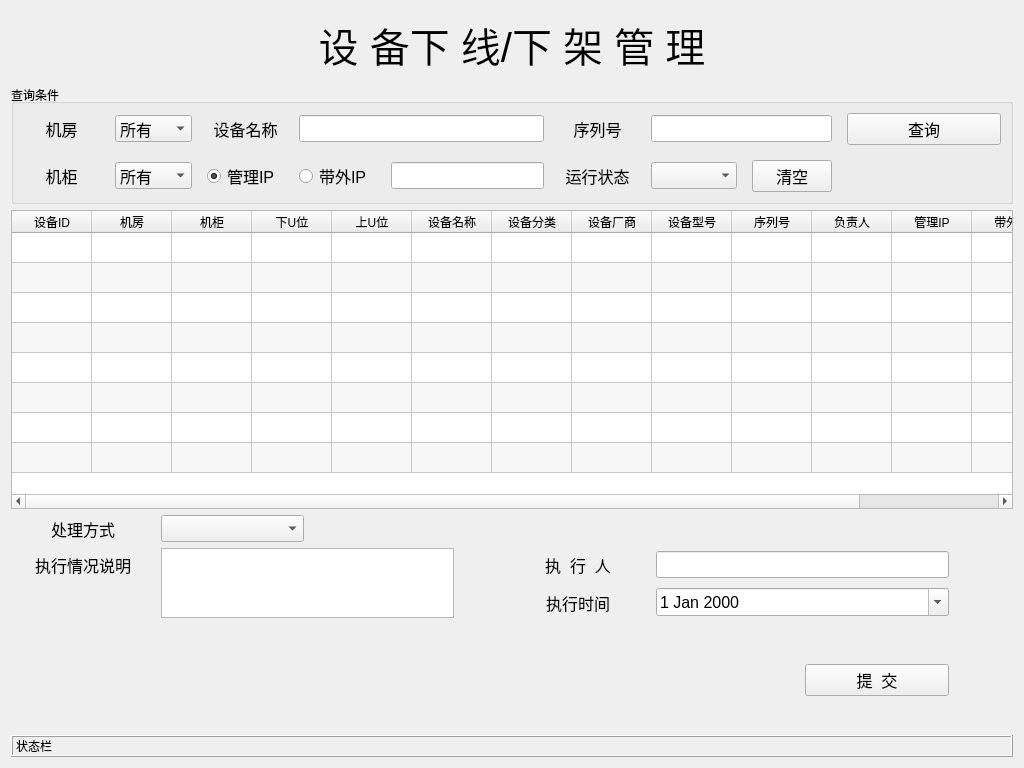
<?xml version="1.0" encoding="UTF-8"?>
<ui version="4.0">
 <class>down_shelf</class>
 <widget class="QWidget" name="down_shelf">
  <property name="windowModality">
   <enum>Qt::WindowModal</enum>
  </property>
  <property name="geometry">
   <rect>
    <x>0</x>
    <y>0</y>
    <width>1024</width>
    <height>768</height>
   </rect>
  </property>
  <property name="windowTitle">
   <string>设备下线下架管理</string>
  </property>
  <layout class="QHBoxLayout" name="horizontalLayout">
   <item>
    <layout class="QGridLayout" name="gridLayout_2" rowstretch="2,2,9,0,1,0,0,0,0,1,0" columnstretch="1,1,1,0,1,1,1,0">
     <item row="6" column="7">
      <spacer name="horizontalSpacer_5">
       <property name="orientation">
        <enum>Qt::Horizontal</enum>
       </property>
       <property name="sizeHint" stdset="0">
        <size>
         <width>40</width>
         <height>20</height>
        </size>
       </property>
      </spacer>
     </item>
     <item row="0" column="0" colspan="8">
      <widget class="QLabel" name="lb_title">
       <property name="font">
        <font>
         <pointsize>30</pointsize>
         <underline>false</underline>
        </font>
       </property>
       <property name="styleSheet">
        <string notr="true"/>
       </property>
       <property name="text">
        <string>设 备下 线/下 架 管 理</string>
       </property>
       <property name="alignment">
        <set>Qt::AlignCenter</set>
       </property>
      </widget>
     </item>
     <item row="10" column="0" colspan="8">
      <widget class="QLabel" name="lb_status">
       <property name="frameShape">
        <enum>QFrame::Box</enum>
       </property>
       <property name="frameShadow">
        <enum>QFrame::Raised</enum>
       </property>
       <property name="text">
        <string>状态栏</string>
       </property>
      </widget>
     </item>
     <item row="5" column="4">
      <widget class="QLabel" name="lb_datetime">
       <property name="font">
        <font>
         <pointsize>12</pointsize>
        </font>
       </property>
       <property name="text">
        <string>执行时间</string>
       </property>
       <property name="alignment">
        <set>Qt::AlignCenter</set>
       </property>
      </widget>
     </item>
     <item row="1" column="0" colspan="8">
      <widget class="QGroupBox" name="groupBox">
       <property name="sizePolicy">
        <sizepolicy hsizetype="Preferred" vsizetype="Preferred">
         <horstretch>0</horstretch>
         <verstretch>0</verstretch>
        </sizepolicy>
       </property>
       <property name="styleSheet">
        <string notr="true"/>
       </property>
       <property name="title">
        <string>查询条件</string>
       </property>
       <property name="alignment">
        <set>Qt::AlignLeading|Qt::AlignLeft|Qt::AlignVCenter</set>
       </property>
       <property name="flat">
        <bool>false</bool>
       </property>
       <layout class="QHBoxLayout" name="horizontalLayout_2">
        <item>
         <layout class="QGridLayout" name="gridLayout" columnstretch="1,1,1,1,2,1,1,1,2">
          <property name="spacing">
           <number>15</number>
          </property>
          <item row="1" column="3">
           <widget class="QRadioButton" name="rd_bmc_ip">
            <property name="font">
             <font>
              <pointsize>12</pointsize>
             </font>
            </property>
            <property name="text">
             <string>带外IP</string>
            </property>
           </widget>
          </item>
          <item row="0" column="0">
           <widget class="QLabel" name="label_5">
            <property name="font">
             <font>
              <pointsize>12</pointsize>
             </font>
            </property>
            <property name="text">
             <string>机房</string>
            </property>
            <property name="alignment">
             <set>Qt::AlignCenter</set>
            </property>
           </widget>
          </item>
          <item row="0" column="1">
           <widget class="QComboBox" name="cb_room">
            <property name="font">
             <font>
              <pointsize>12</pointsize>
             </font>
            </property>
            <item>
             <property name="text">
              <string>所有</string>
             </property>
            </item>
           </widget>
          </item>
          <item row="0" column="3" colspan="2">
           <widget class="QLineEdit" name="machine_name">
            <property name="font">
             <font>
              <pointsize>12</pointsize>
             </font>
            </property>
           </widget>
          </item>
          <item row="0" column="8">
           <widget class="QPushButton" name="bt_select">
            <property name="font">
             <font>
              <pointsize>12</pointsize>
             </font>
            </property>
            <property name="text">
             <string>查询</string>
            </property>
           </widget>
          </item>
          <item row="1" column="5">
           <widget class="QLabel" name="label_7">
            <property name="font">
             <font>
              <pointsize>12</pointsize>
             </font>
            </property>
            <property name="text">
             <string>运行状态</string>
            </property>
            <property name="alignment">
             <set>Qt::AlignCenter</set>
            </property>
           </widget>
          </item>
          <item row="1" column="1">
           <widget class="QComboBox" name="cb_cabinet">
            <property name="font">
             <font>
              <pointsize>12</pointsize>
             </font>
            </property>
            <item>
             <property name="text">
              <string>所有</string>
             </property>
            </item>
           </widget>
          </item>
          <item row="1" column="2">
           <widget class="QRadioButton" name="rd_mg_ip">
            <property name="font">
             <font>
              <pointsize>12</pointsize>
             </font>
            </property>
            <property name="text">
             <string>管理IP</string>
            </property>
            <property name="checked">
             <bool>true</bool>
            </property>
           </widget>
          </item>
          <item row="1" column="4">
           <widget class="QLineEdit" name="mg_ip">
            <property name="font">
             <font>
              <pointsize>12</pointsize>
             </font>
            </property>
            <property name="text">
             <string/>
            </property>
           </widget>
          </item>
          <item row="1" column="6">
           <widget class="QComboBox" name="cb_state">
            <property name="font">
             <font>
              <pointsize>12</pointsize>
             </font>
            </property>
           </widget>
          </item>
          <item row="0" column="5">
           <widget class="QLabel" name="label_6">
            <property name="font">
             <font>
              <pointsize>12</pointsize>
             </font>
            </property>
            <property name="text">
             <string>序列号</string>
            </property>
            <property name="alignment">
             <set>Qt::AlignCenter</set>
            </property>
           </widget>
          </item>
          <item row="1" column="0">
           <widget class="QLabel" name="label_4">
            <property name="font">
             <font>
              <pointsize>12</pointsize>
             </font>
            </property>
            <property name="text">
             <string>机柜</string>
            </property>
            <property name="alignment">
             <set>Qt::AlignCenter</set>
            </property>
           </widget>
          </item>
          <item row="0" column="2">
           <widget class="QLabel" name="lb_machine_name">
            <property name="font">
             <font>
              <pointsize>12</pointsize>
             </font>
            </property>
            <property name="text">
             <string>设备名称</string>
            </property>
            <property name="alignment">
             <set>Qt::AlignCenter</set>
            </property>
           </widget>
          </item>
          <item row="1" column="7">
           <widget class="QPushButton" name="bt_clear">
            <property name="font">
             <font>
              <pointsize>12</pointsize>
             </font>
            </property>
            <property name="text">
             <string>清空</string>
            </property>
           </widget>
          </item>
          <item row="0" column="6" colspan="2">
           <widget class="QLineEdit" name="le_sn">
            <property name="font">
             <font>
              <pointsize>12</pointsize>
             </font>
            </property>
           </widget>
          </item>
         </layout>
        </item>
       </layout>
      </widget>
     </item>
     <item row="5" column="3">
      <spacer name="horizontalSpacer_4">
       <property name="orientation">
        <enum>Qt::Horizontal</enum>
       </property>
       <property name="sizeHint" stdset="0">
        <size>
         <width>40</width>
         <height>20</height>
        </size>
       </property>
      </spacer>
     </item>
     <item row="4" column="5" colspan="2">
      <widget class="QLineEdit" name="le_down_operator">
       <property name="font">
        <font>
         <pointsize>12</pointsize>
        </font>
       </property>
      </widget>
     </item>
     <item row="8" column="0" colspan="6">
      <spacer name="horizontalSpacer">
       <property name="orientation">
        <enum>Qt::Horizontal</enum>
       </property>
       <property name="sizeHint" stdset="0">
        <size>
         <width>698</width>
         <height>17</height>
        </size>
       </property>
      </spacer>
     </item>
     <item row="9" column="2">
      <spacer name="verticalSpacer_2">
       <property name="orientation">
        <enum>Qt::Vertical</enum>
       </property>
       <property name="sizeHint" stdset="0">
        <size>
         <width>20</width>
         <height>18</height>
        </size>
       </property>
      </spacer>
     </item>
     <item row="8" column="6">
      <widget class="QPushButton" name="bt_donw_shelf">
       <property name="font">
        <font>
         <pointsize>12</pointsize>
        </font>
       </property>
       <property name="text">
        <string>提  交</string>
       </property>
      </widget>
     </item>
     <item row="4" column="1" rowspan="2" colspan="2">
      <widget class="QTextEdit" name="comments">
       <property name="tabChangesFocus">
        <bool>true</bool>
       </property>
      </widget>
     </item>
     <item row="6" column="2">
      <spacer name="verticalSpacer_3">
       <property name="orientation">
        <enum>Qt::Vertical</enum>
       </property>
       <property name="sizeHint" stdset="0">
        <size>
         <width>20</width>
         <height>40</height>
        </size>
       </property>
      </spacer>
     </item>
     <item row="5" column="5" colspan="2">
      <widget class="QDateEdit" name="down_time">
       <property name="font">
        <font>
         <pointsize>12</pointsize>
        </font>
       </property>
       <property name="contextMenuPolicy">
        <enum>Qt::DefaultContextMenu</enum>
       </property>
       <property name="acceptDrops">
        <bool>false</bool>
       </property>
       <property name="wrapping">
        <bool>false</bool>
       </property>
       <property name="buttonSymbols">
        <enum>QAbstractSpinBox::UpDownArrows</enum>
       </property>
       <property name="correctionMode">
        <enum>QAbstractSpinBox::CorrectToPreviousValue</enum>
       </property>
       <property name="currentSection">
        <enum>QDateTimeEdit::YearSection</enum>
       </property>
       <property name="calendarPopup">
        <bool>true</bool>
       </property>
      </widget>
     </item>
     <item row="8" column="7">
      <spacer name="horizontalSpacer_2">
       <property name="orientation">
        <enum>Qt::Horizontal</enum>
       </property>
       <property name="sizeHint" stdset="0">
        <size>
         <width>58</width>
         <height>26</height>
        </size>
       </property>
      </spacer>
     </item>
     <item row="4" column="4">
      <widget class="QLabel" name="lb_operator">
       <property name="font">
        <font>
         <pointsize>12</pointsize>
        </font>
       </property>
       <property name="text">
        <string>执  行  人</string>
       </property>
       <property name="alignment">
        <set>Qt::AlignCenter</set>
       </property>
      </widget>
     </item>
     <item row="2" column="0" colspan="8">
      <widget class="QTableWidget" name="tb_display">
       <property name="editTriggers">
        <set>QAbstractItemView::NoEditTriggers</set>
       </property>
       <property name="alternatingRowColors">
        <bool>true</bool>
       </property>
       <property name="selectionBehavior">
        <enum>QAbstractItemView::SelectItems</enum>
       </property>
       <property name="gridStyle">
        <enum>Qt::SolidLine</enum>
       </property>
       <property name="sortingEnabled">
        <bool>false</bool>
       </property>
       <property name="rowCount">
        <number>8</number>
       </property>
       <attribute name="horizontalHeaderDefaultSectionSize">
        <number>80</number>
       </attribute>
       <attribute name="verticalHeaderVisible">
        <bool>false</bool>
       </attribute>
       <row/>
       <row/>
       <row/>
       <row/>
       <row/>
       <row/>
       <row/>
       <row/>
       <column>
        <property name="text">
         <string>设备ID</string>
        </property>
       </column>
       <column>
        <property name="text">
         <string>机房</string>
        </property>
       </column>
       <column>
        <property name="text">
         <string>机柜</string>
        </property>
       </column>
       <column>
        <property name="text">
         <string>下U位</string>
        </property>
       </column>
       <column>
        <property name="text">
         <string>上U位</string>
        </property>
       </column>
       <column>
        <property name="text">
         <string>设备名称</string>
        </property>
       </column>
       <column>
        <property name="text">
         <string>设备分类</string>
        </property>
       </column>
       <column>
        <property name="text">
         <string>设备厂商</string>
        </property>
       </column>
       <column>
        <property name="text">
         <string>设备型号</string>
        </property>
       </column>
       <column>
        <property name="text">
         <string>序列号</string>
        </property>
       </column>
       <column>
        <property name="text">
         <string>负责人</string>
        </property>
       </column>
       <column>
        <property name="text">
         <string>管理IP</string>
        </property>
       </column>
       <column>
        <property name="text">
         <string>带外IP</string>
        </property>
       </column>
       <column>
        <property name="text">
         <string>备注</string>
        </property>
       </column>
       <item row="0" column="0">
        <property name="text">
         <string/>
        </property>
       </item>
      </widget>
     </item>
     <item row="4" column="0">
      <widget class="QLabel" name="label_3">
       <property name="font">
        <font>
         <pointsize>12</pointsize>
        </font>
       </property>
       <property name="text">
        <string>执行情况说明</string>
       </property>
       <property name="alignment">
        <set>Qt::AlignCenter</set>
       </property>
      </widget>
     </item>
     <item row="3" column="0">
      <widget class="QLabel" name="label_8">
       <property name="font">
        <font>
         <pointsize>12</pointsize>
        </font>
       </property>
       <property name="text">
        <string>处理方式</string>
       </property>
       <property name="alignment">
        <set>Qt::AlignCenter</set>
       </property>
      </widget>
     </item>
     <item row="3" column="1">
      <widget class="QComboBox" name="cb_operate_state">
       <property name="font">
        <font>
         <pointsize>12</pointsize>
        </font>
       </property>
      </widget>
     </item>
    </layout>
   </item>
  </layout>
 </widget>
 <tabstops>
  <tabstop>machine_name</tabstop>
  <tabstop>tb_display</tabstop>
  <tabstop>comments</tabstop>
  <tabstop>le_down_operator</tabstop>
  <tabstop>down_time</tabstop>
  <tabstop>bt_donw_shelf</tabstop>
 </tabstops>
 <resources/>
 <connections/>
</ui>
